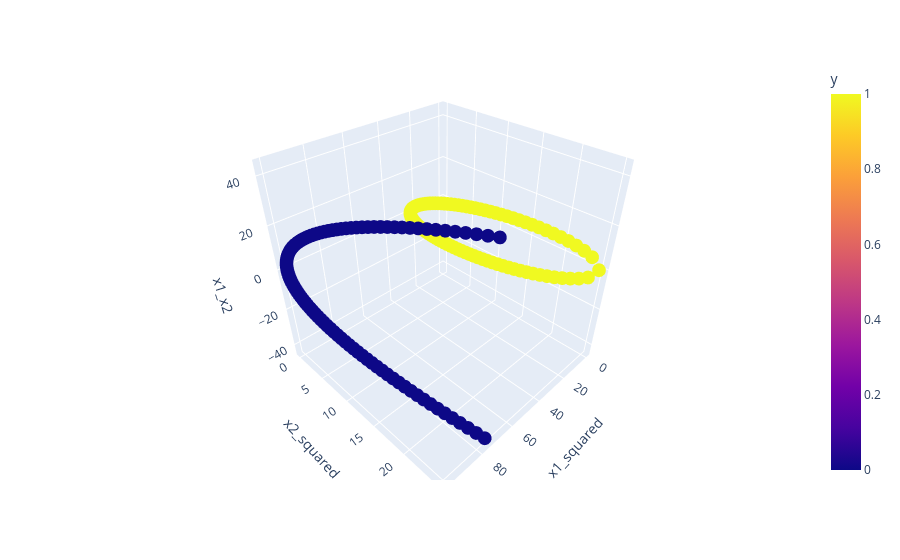

This figure's notebook cell:
### Code cell
fig = px.scatter_3d(df, x='x1_squared', y='x2_squared', z='x1_x2', color='y')
fig.show()

### Figure 1 — Plotly figure (JSON) as saved in the notebook; plotly's stock layout.template omitted (floating-point values rounded to 4 significant figures; data arrays with more than 128 entries replaced by an {"elided": "..."} marker saying what was removed)
{"data": [{"hovertemplate": "x1_squared=%{x}<br>x2_squared=%{y}<br>x1_x2=%{z}<br>y=%{marker.color}<extra></extra>", "legendgroup": "", "marker": {"color": {"elided": "400 int values"}, "coloraxis": "coloraxis", "symbol": "circle"}, "mode": "markers", "name": "", "scene": "scene", "showlegend": false, "type": "scatter3d", "x": {"elided": "400 float values"}, "y": {"elided": "400 float values"}, "z": {"elided": "400 float values"}}], "layout": {"coloraxis": {"colorbar": {"title": {"text": "y"}}, "colorscale": [[0, "#0d0887"], [0.1111, "#46039f"], [0.2222, "#7201a8"], [0.3333, "#9c179e"], [0.4444, "#bd3786"], [0.5556, "#d8576b"], [0.6667, "#ed7953"], [0.7778, "#fb9f3a"], [0.8889, "#fdca26"], [1, "#f0f921"]]}, "legend": {"tracegroupgap": 0}, "margin": {"t": 60}, "scene": {"domain": {"x": [0, 1], "y": [0, 1]}, "xaxis": {"title": {"text": "x1_squared"}}, "yaxis": {"title": {"text": "x2_squared"}}, "zaxis": {"title": {"text": "x1_x2"}}}}}
